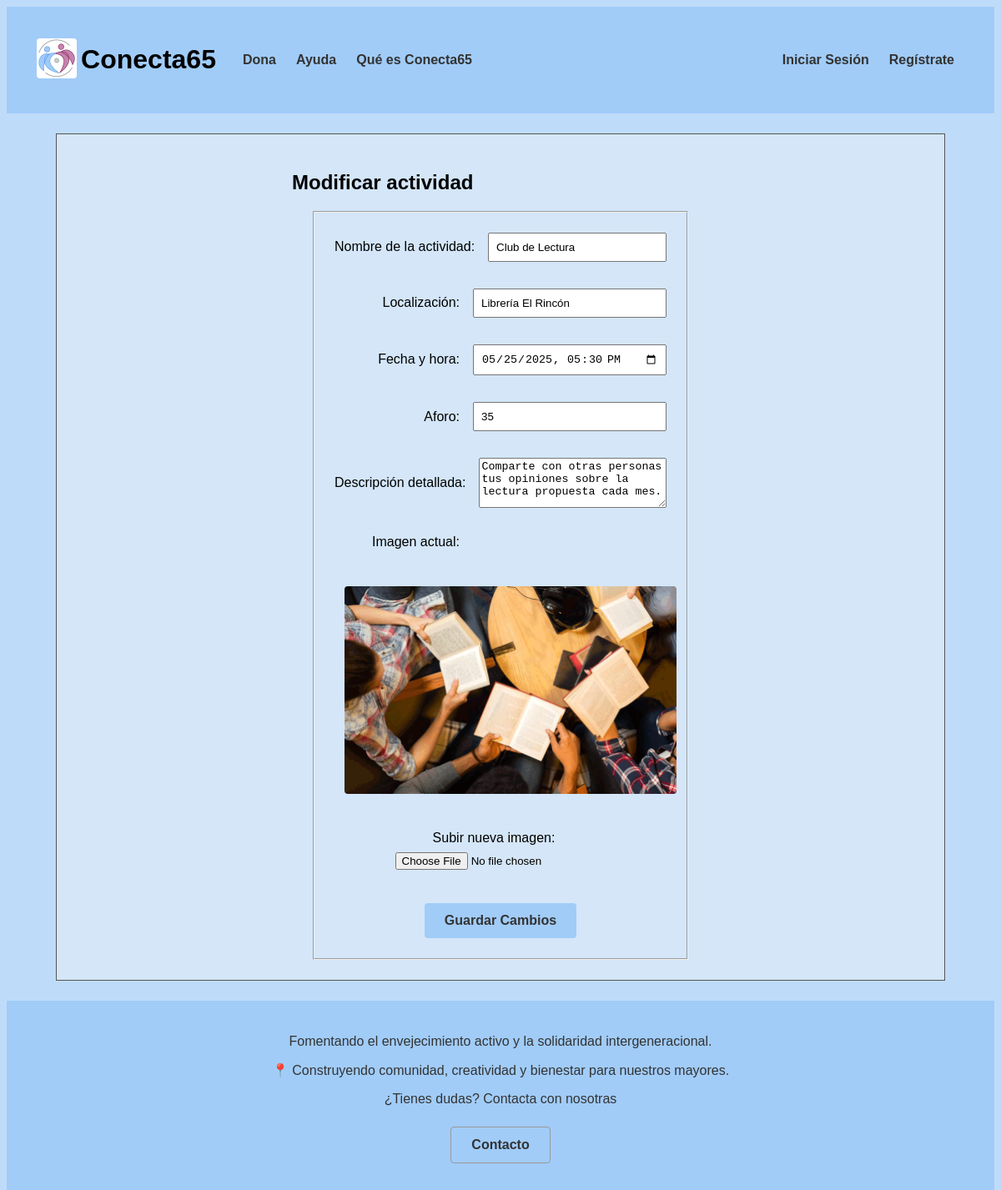
Screenshot of /p3_g1/ModificarActividad.php?id=6 with the database file from the repository.
### tables this page shows
CREATE TABLE `actividades` (
  `id` int(10) UNSIGNED NOT NULL,
  `nombre` varchar(35) NOT NULL,
  `localizacion` varchar(70) NOT NULL,
  `fecha_hora` datetime(6) NOT NULL,
  `descripcion` text NOT NULL,
  `aforo` tinyint(3) NOT NULL,
  `dirigida` tinyint(1) NOT NULL,
  `ocupacion` tinyint(3) NOT NULL,
  `foto` varchar(50) NOT NULL
);

### p3_g1/includes/actividad/actividadDTO.php (called while the page is built, shortened)
<?php
class actividadDTO
{
    private $nombre;
    private $localizacion;
    private $fecha_hora;
    private $descripcion;
    private $aforo;
    private $foto;
    public function __construct($id, $nombre, $localizacion, $fecha_hora, $descripcion, $aforo, $dirigida, $ocupacion, $foto)
    {
        $this->nombre = $nombre;
        $this->localizacion = $localizacion;
        $this->fecha_hora = $fecha_hora;
        $this->descripcion = $descripcion;
        $this->aforo = $aforo;
        $this->foto = $foto;
    }
    public function nombre()
    {
        return $this->nombre;
    }
    public function localizacion()
    {
        return $this->localizacion;
    }
    public function fecha_hora()
    {
        return $this->fecha_hora;
    }
    public function descripcion()
    {
        return $this->descripcion;
    }
    public function aforo()
    {
        return $this->aforo;
    }
    public function foto()
    {
        return $this->foto;
    }
}
?>

### p3_g1/includes/actividad/actividadDAO.php (called while the page is built, shortened)
<?php
class actividadDAO extends baseDAO implements IActividad
{
    public function getActividadById($id)
    {
        try {
            $conn = application::getInstance()->getConexionBd();
            $query = "SELECT id, nombre, localizacion, fecha_hora, descripcion, aforo, dirigida, ocupacion, foto FROM actividades WHERE id = ?";
            $stmt = $conn->prepare($query);
            $stmt->bind_param("i", $id);
            $stmt->execute();
            $stmt->bind_result($id, $nombre, $localizacion, $fecha_hora, $descripcion, $aforo, $dirigida, $ocupacion, $foto);
            if ($stmt->fetch()) {
                return new actividadDTO($id, $nombre, $localizacion, $fecha_hora, $descripcion, $aforo, $dirigida, $ocupacion, $foto);
            }
        } finally {
            if ($stmt) {
                $stmt->close();
            }
        }
        return null;
    }
}
?>

### p3_g1/includes/actividad/actividadAppService.php (called while the page is built, shortened)
<?php
class actividadAppService
{
    public function getActividadById($id)
    {
        $IActividadDAO = actividadFactory::CreateActividad();
        $actividad = $IActividadDAO->getActividadById($id);
        return $actividad;
    }
}
?>

### p3_g1/includes/modificarActividad/modificarActividadForm.php (the view, shortened to what this page needs)
<?php
class modificarActividadForm extends formBase
{
    private $actividad;
    public function __construct($actividad = null)
    {
        $this->actividad = $actividad;
    }
    protected function CreateFields($datos)
    {
        $id = $this->actividad ? $this->actividad->id() : ($datos['id'] ?? '');
        $nombre = $this->actividad ? $this->actividad->nombre() : ($datos['nombre'] ?? '');
        $localizacion = $this->actividad ? $this->actividad->localizacion() : ($datos['localizacion'] ?? '');
        $fecha_hora = $this->actividad ? date('Y-m-d\TH:i', strtotime($this->actividad->fecha_hora())) : ($datos['fecha_hora'] ?? '');
        $descripcion = $this->actividad ? $this->actividad->descripcion() : ($datos['descripcion'] ?? '');
        $aforo = $this->actividad ? $this->actividad->aforo() : ($datos['aforo'] ?? '');
        $dirigida = $this->actividad ? $this->actividad->dirigida() : ($datos['dirigida'] ?? '');
        $ocupacion = $this->actividad ? $this->actividad->ocupacion() : ($datos['ocupacion'] ?? '');
        $imagen = $this->actividad ? $this->actividad->foto() : null;
        $fechaMinima = date('Y-m-d\TH:i');
        $html = <<<EOF
            <div class="inForm">
                <fieldset>
                    <input type="hidden" name="id" value="$id" />
                    <p><label>Nombre de la actividad:</label> <input type="text" name="nombre" value="$nombre" required/></p>
                    <p><label>Localización:</label> <input type="text" name="localizacion" value="$localizacion" required/></p>
                    <p><label>Fecha y hora:</label> <input type="datetime-local" name="fecha_hora" value="$fecha_hora" min="$fechaMinima" required/></p>
                    <p><label>Aforo:</label> <input type="number" name="aforo" value="$aforo" required min="1" max="999"/></p>
                    <p><label>Descripción detallada:</label> <textarea name="descripcion" required>$descripcion</textarea></p>
                    <input type="hidden" name="dirigida" value="$dirigida" />
                    <input type="hidden" name="ocupacion" value="$ocupacion" />
                    <p><label>Imagen actual:</label></p>
                    <p>
                        <?php if ($imagen): ?>
                            <img src="$imagen" alt="Imagen de la actividad" width="475" />
                            <input type="hidden" name="imagenActual" value="$imagen" />
                        <?php endif; ?>
                    </p>
                    <p><label>Subir nueva imagen:</label> <input type="file" name="imagen" accept="image/*" /></p>
                    <button type="submit" name="modificar">Guardar Cambios</button>
                </fieldset>
            </div>
        EOF;
        return $html;
    }
}
?>

### p3_g1/CSS/estiloMovil.css (style rules this page uses)
.inForm fieldset p { flex-direction: column; align-items: flex-start; }
.inForm fieldset p label { text-align: left; margin-right: 0; margin-bottom: 0.5rem; min-width: auto; width: 100%; }
.inForm fieldset p input, .inForm fieldset p textarea { width: 100%; }
.inForm fieldset { padding: 1rem; }

### p3_g1/CSS/estilo.css (style rules this page uses)
html { height: 100%; width: 100%; margin: 0; padding: 0; font-family: 'Trebuchet MS', 'Lucida Sans Unicode', 'Lucida Grande', 'Lucida Sans', Arial, sans-serif; }
body { display: flex; flex-direction: column; background-color: #bedcfa; overflow-x: hidden; }
.inForm { display: flex; justify-content: center; width: 90%; margin: 0 auto; }
.inForm fieldset { display: flex; flex-direction: column; align-items: center; max-width: 500px; width: 100%; margin: 0 auto; padding: 1.5rem; box-sizing: border-box; gap: 1rem; }
.inForm fieldset p { display: flex; align-items: center; width: 100%; margin: 0 0 1rem 0; }
.inForm fieldset p label { min-width: 150px; text-align: right; margin-right: 1rem; }
.inForm fieldset p input { flex: 1; padding: 8px; box-sizing: border-box; min-width: 1rem; }
.inForm fieldset p textarea { flex: 1; height: 60px; box-sizing: border-box; }
.inForm fieldset > p:last-of-type { text-align: center; display: block; }
button { background-color: #a1ccf8; color: #333; font-weight: bold; font-size: 1rem; padding: 0.75rem 1.5rem; border: none; border-radius: 0.25rem; cursor: pointer; width: auto; }
img { margin: 0.75rem; border-radius: 0.25rem; max-width: 100%; height: auto; }

### rows the page displays
actividades: nombre "Club de Lectura", localizacion "Librería El Rincón", fecha_hora "05/25/2025 17:30", aforo "35", descripcion "Comparte con otras personas tus opiniones sobre la lectura propuesta cada mes.", foto (picture)
